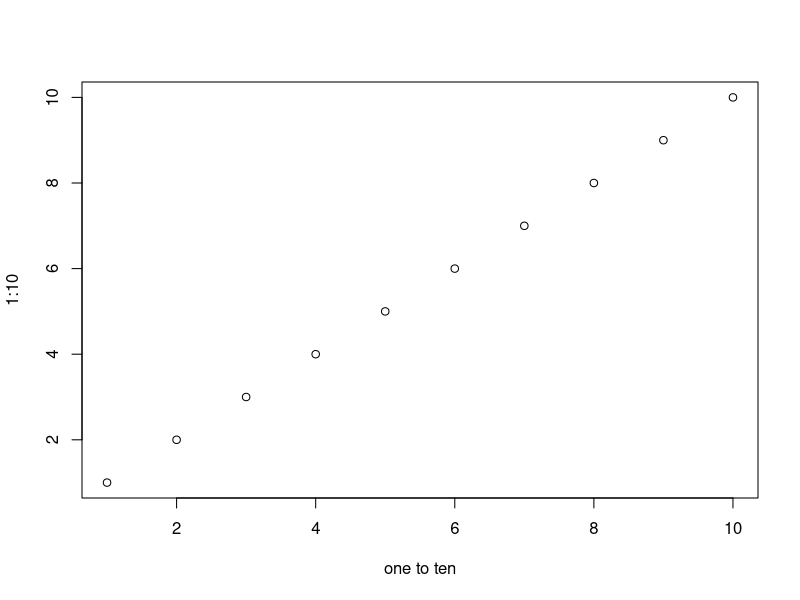

Source code (R):
## ---- chunk 1
knitr::opts_chunk$set(echo = TRUE)
## ---- chunk 2
summary(cars)
## ---- chunk 3
plot(1:10, xlab = "one to ten")
